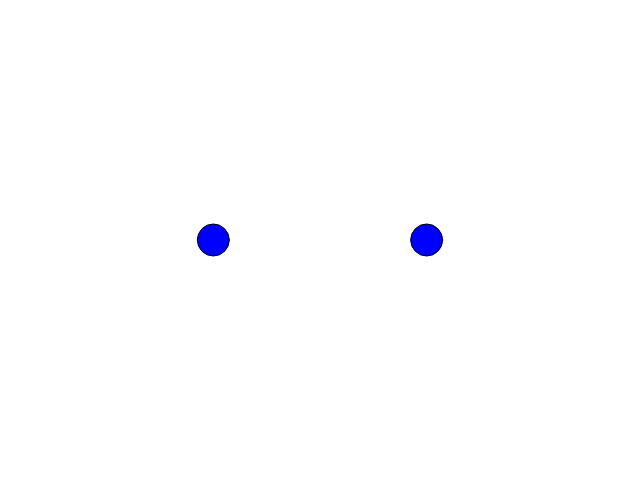
Frame 1 (no input)
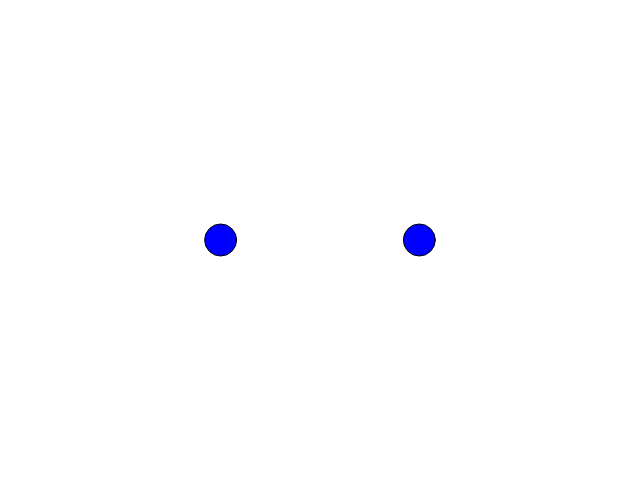
Frame 60 (no input)
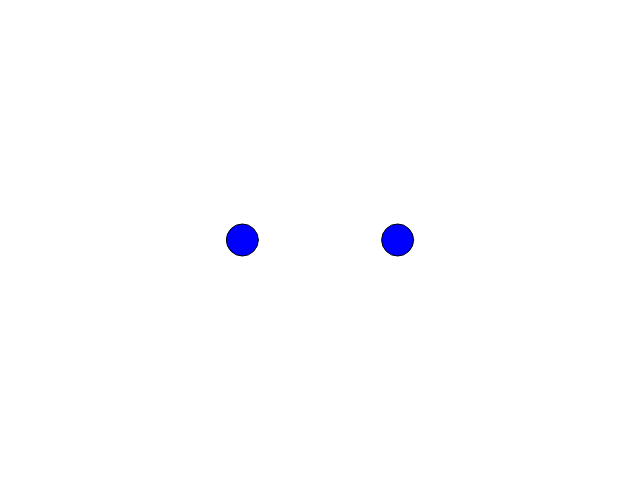
Frame 120 (the mouse pressed at the canvas centre since frame 60)

The p5.js sketch that drew these frames (run headless with seeded random() and noise() and a simulated clock; from frame 60 on, the mouse is pressed at the canvas centre):

// p5.js sketch
// ── sketch.js
let magnetA, magnetB;

function setup() {
  createCanvas(640, 480);
  // 두 개의 공을 생성하고 초기 위치와 극성을 설정
  magnetA = new Magnet(width / 3, height / 2, 1);    // 양성 공
  magnetB = new Magnet((2 * width) / 3, height / 2, 1); // 같은 극성의 양성 공
}

function draw() {
  background(255);

  // 두 공 사이의 자력 계산 및 적용
  let force = magnetA.calculateMagneticForce(magnetB);
  magnetA.applyForce(force);
  magnetB.applyForce(force.mult(-1)); // 반대 방향의 힘을 다른 공에 적용

  // 각 공의 위치와 속도 업데이트
  magnetA.update();
  magnetB.update();

  // 공 표시
  magnetA.display();
  magnetB.display();
}

// ── particle.js
class Magnet {
  constructor(x, y, polarity) {
    this.position = createVector(x, y);
    this.velocity = createVector(0, 0);
    this.acceleration = createVector(0, 0);
    this.mass = 1;
    this.polarity = polarity; // 양수면 양전하, 음수면 음전하
    this.radius = 16; // 원의 반지름 설정
  }

  applyForce(force) {
    let f = p5.Vector.div(force, this.mass);
    this.acceleration.add(f);
  }

  calculateMagneticForce(other) {
    // 두 공 사이의 거리 벡터 계산
    let force = p5.Vector.sub(other.position, this.position);
    let distance = force.mag();
    distance = constrain(distance, 5, 50); // 너무 가까운 거리는 제한
    force.normalize();

    // 거리의 제곱에 반비례하는 힘 계산
    let strength = (this.polarity * other.polarity * 10) / (distance * distance);
    force.mult(strength);

    return force;
  }

  update() {
    this.velocity.add(this.acceleration);
    this.position.add(this.velocity);
    this.acceleration.mult(0);
  }

  display() {
    stroke(0);
    fill(this.polarity > 0 ? 'blue' : 'red'); // 자성에 따라 색상 구분
    ellipse(this.position.x, this.position.y, this.radius * 2, this.radius * 2);
  }
}
